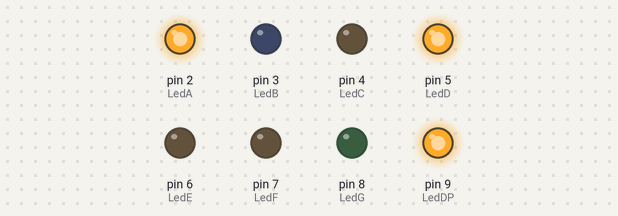
This sketch was run on a simulated Arduino Uno, built with avr-gcc and run on an emulated ATmega328P. Shown: output pins drawn as LEDs (lit = HIGH). Pins used as bus, display or sensor lines are not drawn.

Above: at 0.5 s.
At 1.5 s:
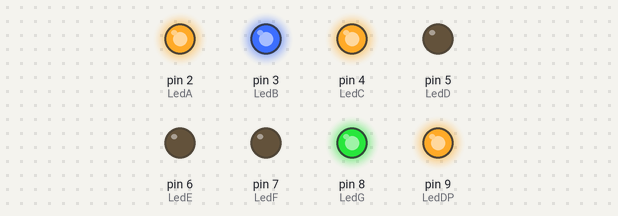
Timing chart, 0 to 3.0 s (numbered marks = the images above):
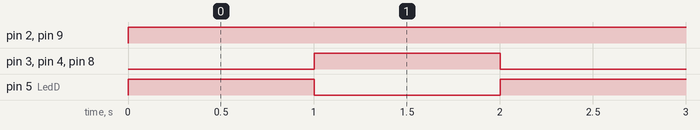

The sketch:

3.2_enhancement_.ino
```cpp
int LedA = 2; //A
int LedB = 3; //B
int LedC = 4; //C
int LedD = 5; //D
int LedE = 6; //E
int LedF = 7; //F
int LedG = 8; //G //pin10
int LedDP = 9; //DP
int POWER = 10; //5V


void setup() {
pinMode(LedA , OUTPUT);
pinMode(LedB , OUTPUT);
pinMode(LedC , OUTPUT);
pinMode(LedD , OUTPUT);
pinMode(LedE , OUTPUT);
pinMode(LedF , OUTPUT);
pinMode(LedG , OUTPUT);
pinMode(LedDP , OUTPUT);
pinMode(POWER , OUTPUT);
  // put your setup code here, to run once:
}
void loop() {
  // put your main code here, to run repeatedly:
    digitalWrite(POWER,HIGH);
    H();
    delay(1000);
    L();
    delay(1000);
}
void H(){
    digitalWrite(LedA , HIGH);
    digitalWrite(LedB , LOW);
    digitalWrite(LedC , LOW);
    digitalWrite(LedD , HIGH);
    digitalWrite(LedE , LOW);//on
    digitalWrite(LedF , LOW);
    digitalWrite(LedG , LOW);
    digitalWrite(LedDP , HIGH);
}
void L(){
    digitalWrite(LedA , HIGH);
    digitalWrite(LedB , HIGH);
    digitalWrite(LedC , HIGH);
    digitalWrite(LedD , LOW);
    digitalWrite(LedE , LOW);
    digitalWrite(LedF , LOW);
    digitalWrite(LedG , HIGH);
    digitalWrite(LedDP , HIGH);
}
```

Measured:
- by itself, pin 2 (LedA), pin 9 (LedDP): LOW → HIGH at 0.00 s
- by itself, pin 3 (LedB), pin 4 (LedC), pin 5 (LedD), pin 8 (LedG): alternates HIGH for 1.0 s and LOW for 1.0 s
